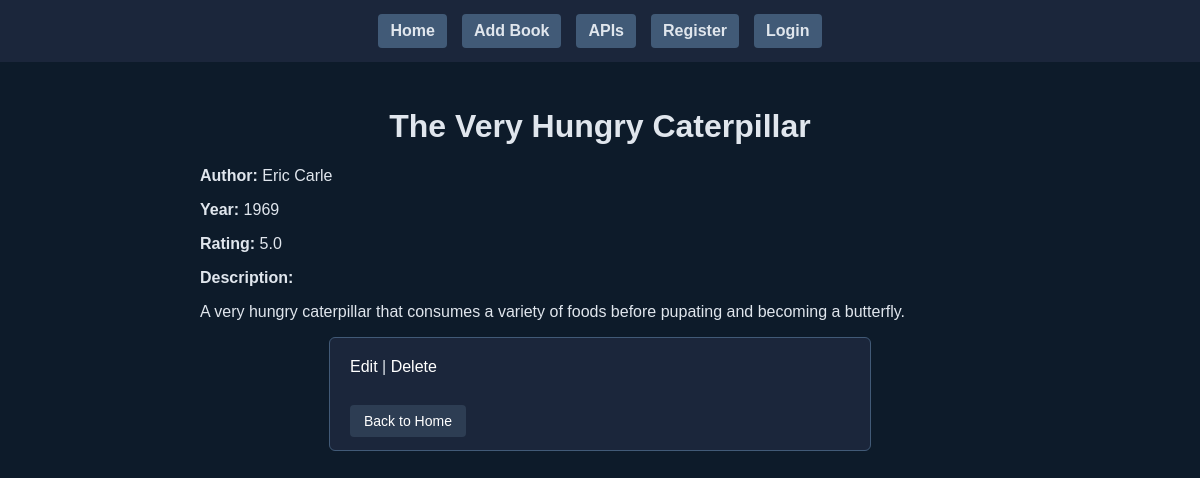
Screenshot of /book/3/ with the database file from the repository.
### books/models.py (models this page shows, shortened)
class Book(models.Model):
    title = models.CharField(max_length=255)
    author = models.CharField(max_length=255)
    year = models.IntegerField()
    rating = models.DecimalField(max_digits=3, decimal_places=1)
    description = models.TextField()
    posted_by = models.ForeignKey(User, on_delete=models.CASCADE, null=True, blank=True)
    objects = BookManager()

### books/views.py (the view)
# urls.py: path('book/<int:id>/', views.book_detail, name='book_detail'),
def book_detail(request, id):
    book = Book.objects.get(id=id)
    return render(request, 'books/detail.html', {'book': book})

### books/templates/books/detail.html (shortened to what this page needs)
{% extends 'books/layout.html' %}
{% block content %}
<h1>{{ book.title }}</h1>
<p><strong>Author:</strong> {{ book.author }}</p>
<p><strong>Year:</strong> {{ book.year }}</p>
<p><strong>Rating:</strong> {{ book.rating }}</p>
<p><strong>Description:</strong></p>
<p>{{ book.description }}</p>
<div class="detail-container">
<a href="/edit/{{ book.id }}/">Edit</a> |
<a href="/delete/{{ book.id }}/">Delete</a>
<div>
<br><br>
<a href="/" class="btn btn-secondary">Back to Home</a>
{% endblock %}

### books/static/books/styles.css (style rules this page uses)
body { font-family: Arial, sans-serif; background-color: #0d1b2a; color: #e0e6ed; margin: 0; padding: 0; display: flex; flex-direction: column; align-items: center; }
h1, h2, h3 { text-align: center; color: #e0e6ed; }
.btn { padding: 8px 14px; border-radius: 4px; text-decoration: none; color: white; font-size: 14px; border: none; cursor: pointer; }
.btn-secondary { background: #2d3d53; }
.detail-container, .notice-box { background: #1b263b; padding: 20px; border-radius: 6px; border: 1px solid #415a77; width: 100%; max-width: 500px; margin: 0 auto; }
.notice-box a, .detail-container a { color: white; text-decoration: none; }

### rows the page displays
Book: title "The Very Hungry Caterpillar", author "Eric Carle", year "1969", rating "5.0", description "A very hungry caterpillar that consumes a variety of foods before pupating and becoming a butterfly."
